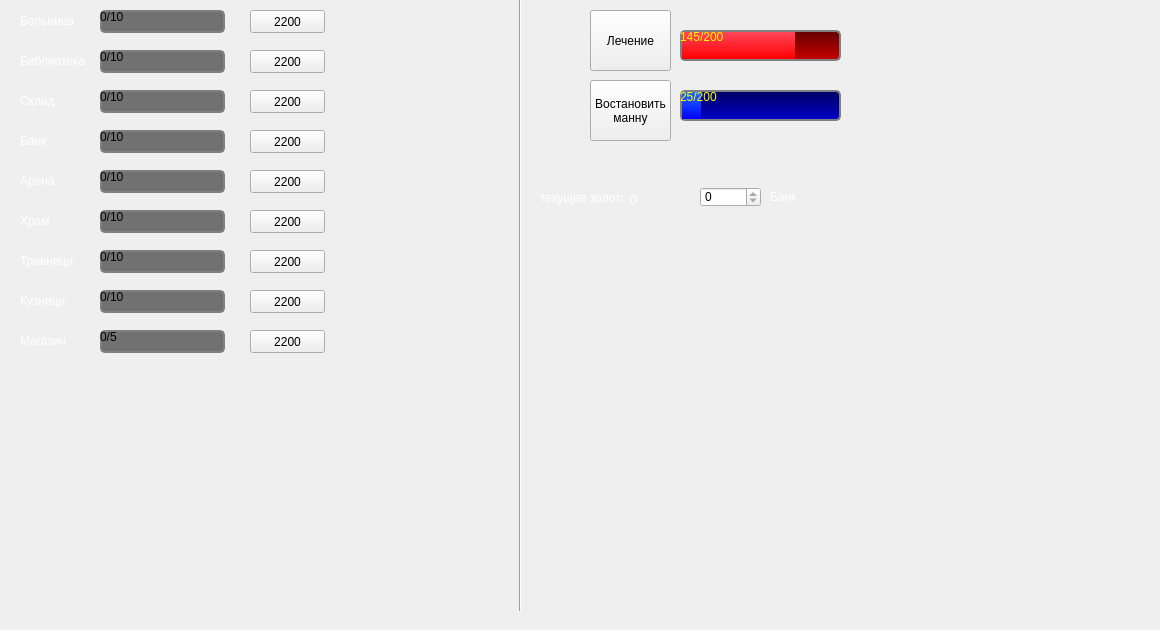
  <widget class="QWidget" name="tab_5">
   <attribute name="title">
    <string>Родовой поместье</string>
   </attribute>
   <widget class="QLabel" name="hospitalLabel">
    <property name="geometry">
     <rect>
      <x>20</x>
      <y>10</y>
      <width>61</width>
      <height>21</height>
     </rect>
    </property>
    <property name="styleSheet">
     <string notr="true">color: rgb(255, 255, 255);</string>
    </property>
    <property name="text">
     <string>Больница</string>
    </property>
   </widget>
   <widget class="QProgressBar" name="hospitalBar">
    <property name="geometry">
     <rect>
      <x>100</x>
      <y>10</y>
      <width>125</width>
      <height>23</height>
     </rect>
    </property>
    <property name="styleSheet">
     <string notr="true">QProgressBar {color: rgb(0, 0, 0); background-color:  rgb(113, 113, 113); border: 2px solid grey; border-radius: 5px;} 


QProgressBar::chunk {background-color:rgb(255, 255, 255) ;width: 10px;margin: 0.5px;}

</string>
    </property>
    <property name="maximum">
     <number>10</number>
    </property>
    <property name="value">
     <number>0</number>
    </property>
    <property name="format">
     <string>%v/%m</string>
    </property>
   </widget>
   <widget class="QPushButton" name="hospitalButton">
    <property name="geometry">
     <rect>
      <x>250</x>
      <y>10</y>
      <width>75</width>
      <height>23</height>
     </rect>
    </property>
    <property name="text">
     <string>2200</string>
    </property>
   </widget>
   <widget class="QProgressBar" name="libraryBar">
    <property name="geometry">
     <rect>
      <x>100</x>
      <y>50</y>
      <width>125</width>
      <height>23</height>
     </rect>
    </property>
    <property name="styleSheet">
     <string notr="true">QProgressBar {color: rgb(0, 0, 0); background-color:  rgb(113, 113, 113); border: 2px solid grey; border-radius: 5px;} 


QProgressBar::chunk {background-color:rgb(255, 255, 255) ;width: 10px;margin: 0.5px;}

</string>
    </property>
    <property name="maximum">
     <number>10</number>
    </property>
    <property name="value">
     <number>0</number>
    </property>
    <property name="format">
     <string>%v/%m</string>
    </property>
   </widget>
   <widget class="QPushButton" name="libraryButton">
    <property name="geometry">
     <rect>
      <x>250</x>
      <y>50</y>
      <width>75</width>
      <height>23</height>
     </rect>
    </property>
    <property name="text">
     <string>2200</string>
    </property>
   </widget>
   <widget class="QLabel" name="libraryLabel">
    <property name="geometry">
     <rect>
      <x>20</x>
      <y>50</y>
      <width>71</width>
      <height>21</height>
     </rect>
    </property>
    <property name="styleSheet">
     <string notr="true">color: rgb(255, 255, 255);</string>
    </property>
    <property name="text">
     <string>Библиотека</string>
    </property>
   </widget>
   <widget class="QProgressBar" name="stockBar">
    <property name="geometry">
     <rect>
      <x>100</x>
      <y>90</y>
      <width>125</width>
      <height>23</height>
     </rect>
    </property>
    <property name="styleSheet">
     <string notr="true">QProgressBar {color: rgb(0, 0, 0); background-color:  rgb(113, 113, 113); border: 2px solid grey; border-radius: 5px;} 


QProgressBar::chunk {background-color:rgb(255, 255, 255) ;width: 10px;margin: 0.5px;}

</string>
    </property>
    <property name="maximum">
     <number>10</number>
    </property>
    <property name="value">
     <number>0</number>
    </property>
    <property name="format">
     <string>%v/%m</string>
    </property>
   </widget>
   <widget class="QPushButton" name="warehouseButton">
    <property name="geometry">
     <rect>
      <x>250</x>
      <y>90</y>
      <width>75</width>
      <height>23</height>
     </rect>
    </property>
    <property name="text">
     <string>2200</string>
    </property>
   </widget>
   <widget class="QLabel" name="stockLabel">
    <property name="geometry">
     <rect>
      <x>20</x>
      <y>90</y>
      <width>61</width>
      <height>21</height>
     </rect>
    </property>
    <property name="styleSheet">
     <string notr="true">color: rgb(255, 255, 255);</string>
    </property>
    <property name="text">
     <string>Склад</string>
    </property>
   </widget>
   <widget class="QProgressBar" name="bankBar">
    <property name="geometry">
     <rect>
      <x>100</x>
      <y>130</y>
      <width>125</width>
      <height>23</height>
     </rect>
    </property>
    <property name="styleSheet">
     <string notr="true">QProgressBar {color: rgb(0, 0, 0); background-color:  rgb(113, 113, 113); border: 2px solid grey; border-radius: 5px;} 


QProgressBar::chunk {background-color:rgb(255, 255, 255) ;width: 10px;margin: 0.5px;}

</string>
    </property>
    <property name="maximum">
     <number>10</number>
    </property>
    <property name="value">
     <number>0</number>
    </property>
    <property name="format">
     <string>%v/%m</string>
    </property>
   </widget>
   <widget class="QPushButton" name="bankButton">
    <property name="geometry">
     <rect>
      <x>250</x>
      <y>130</y>
      <width>75</width>
      <height>23</height>
     </rect>
    </property>
    <property name="text">
     <string>2200</string>
    </property>
   </widget>
   <widget class="QLabel" name="bankLabel">
    <property name="geometry">
     <rect>
      <x>20</x>
      <y>130</y>
      <width>61</width>
      <height>21</height>
     </rect>
    </property>
    <property name="styleSheet">
     <string notr="true">color: rgb(255, 255, 255);</string>
    </property>
    <property name="text">
     <string>Банк</string>
    </property>
   </widget>
   <widget class="QProgressBar" name="arenaBar">
    <property name="geometry">
     <rect>
      <x>100</x>
      <y>170</y>
      <width>125</width>
      <height>23</height>
     </rect>
    </property>
    <property name="styleSheet">
     <string notr="true">QProgressBar {color: rgb(0, 0, 0); background-color:  rgb(113, 113, 113); border: 2px solid grey; border-radius: 5px;} 


QProgressBar::chunk {background-color:rgb(255, 255, 255) ;width: 10px;margin: 0.5px;}

</string>
    </property>
    <property name="maximum">
     <number>10</number>
    </property>
    <property name="value">
     <number>0</number>
    </property>
    <property name="format">
     <string>%v/%m</string>
    </property>
   </widget>
   <widget class="QPushButton" name="arenaButton">
    <property name="geometry">
     <rect>
      <x>250</x>
      <y>170</y>
      <width>75</width>
      <height>23</height>
     </rect>
    </property>
    <property name="text">
     <string>2200</string>
    </property>
   </widget>
   <widget class="QLabel" name="arenaLabel">
    <property name="geometry">
     <rect>
      <x>20</x>
      <y>170</y>
      <width>61</width>
      <height>21</height>
     </rect>
    </property>
    <property name="styleSheet">
     <string notr="true">color: rgb(255, 255, 255);</string>
    </property>
    <property name="text">
     <string>Арена</string>
    </property>
   </widget>
   <widget class="QProgressBar" name="templeBar">
    <property name="geometry">
     <rect>
      <x>100</x>
      <y>210</y>
      <width>125</width>
      <height>23</height>
     </rect>
    </property>
    <property name="styleSheet">
     <string notr="true">QProgressBar {color: rgb(0, 0, 0); background-color:  rgb(113, 113, 113); border: 2px solid grey; border-radius: 5px;} 


QProgressBar::chunk {background-color:rgb(255, 255, 255) ;width: 10px;margin: 0.5px;}

</string>
    </property>
    <property name="maximum">
     <number>10</number>
    </property>
    <property name="value">
     <number>0</number>
    </property>
    <property name="format">
     <string>%v/%m</string>
    </property>
   </widget>
   <widget class="QPushButton" name="templeButton">
    <property name="geometry">
     <rect>
      <x>250</x>
      <y>210</y>
      <width>75</width>
      <height>23</height>
     </rect>
    </property>
    <property name="text">
     <string>2200</string>
    </property>
   </widget>
   <widget class="QLabel" name="tampleLabel">
    <property name="geometry">
     <rect>
      <x>20</x>
      <y>210</y>
      <width>61</width>
      <height>21</height>
     </rect>
    </property>
    <property name="styleSheet">
     <string notr="true">color: rgb(255, 255, 255);</string>
    </property>
    <property name="text">
     <string>Храм</string>
    </property>
   </widget>
   <widget class="QProgressBar" name="herbalistBar">
    <property name="geometry">
     <rect>
      <x>100</x>
      <y>250</y>
      <width>125</width>
      <height>23</height>
     </rect>
    </property>
    <property name="styleSheet">
     <string notr="true">QProgressBar {color: rgb(0, 0, 0); background-color:  rgb(113, 113, 113); border: 2px solid grey; border-radius: 5px;} 


QProgressBar::chunk {background-color:rgb(255, 255, 255) ;width: 10px;margin: 0.5px;}

</string>
    </property>
    <property name="maximum">
     <number>10</number>
    </property>
    <property name="value">
     <number>0</number>
    </property>
    <property name="format">
     <string>%v/%m</string>
    </property>
   </widget>
   <widget class="QPushButton" name="herbalistButton">
    <property name="geometry">
     <rect>
      <x>250</x>
      <y>250</y>
      <width>75</width>
      <height>23</height>
     </rect>
    </property>
    <property name="text">
     <string>2200</string>
    </property>
   </widget>
   <widget class="QLabel" name="herbalistLabel">
    <property name="geometry">
     <rect>
      <x>20</x>
      <y>250</y>
      <width>61</width>
      <height>21</height>
     </rect>
    </property>
    <property name="styleSheet">
     <string notr="true">color: rgb(255, 255, 255);</string>
    </property>
    <property name="text">
     <string>Травница</string>
    </property>
   </widget>
   <widget class="QProgressBar" name="forgeBar">
    <property name="geometry">
     <rect>
      <x>100</x>
      <y>290</y>
      <width>125</width>
      <height>23</height>
     </rect>
    </property>
    <property name="styleSheet">
     <string notr="true">QProgressBar {color: rgb(0, 0, 0); background-color:  rgb(113, 113, 113); border: 2px solid grey; border-radius: 5px;} 


QProgressBar::chunk {background-color:rgb(255, 255, 255) ;width: 10px;margin: 0.5px;}

</string>
    </property>
    <property name="maximum">
     <number>10</number>
    </property>
    <property name="value">
     <number>0</number>
    </property>
    <property name="format">
     <string>%v/%m</string>
    </property>
   </widget>
   <widget class="QPushButton" name="forgeButton">
    <property name="geometry">
     <rect>
      <x>250</x>
      <y>290</y>
      <width>75</width>
      <height>23</height>
     </rect>
    </property>
    <property name="text">
     <string>2200</string>
    </property>
   </widget>
   <widget class="QLabel" name="forgeLabel">
    <property name="geometry">
     <rect>
      <x>20</x>
      <y>290</y>
      <width>61</width>
      <height>21</height>
     </rect>
    </property>
    <property name="styleSheet">
     <string notr="true">color: rgb(255, 255, 255);</string>
    </property>
    <property name="text">
     <string>Кузница</string>
    </property>
   </widget>
   <widget class="QLabel" name="label_2">
    <property name="geometry">
     <rect>
      <x>0</x>
      <y>-10</y>
      <width>1151</width>
      <height>601</height>
     </rect>
    </property>
    <property name="text">
     <string/>
    </property>
    <property name="pixmap">
     <pixmap>image/background/city background.jpg</pixmap>
    </property>
    <property name="scaledContents">
     <bool>true</bool>
    </property>
   </widget>
   <widget class="Line" name="line">
    <property name="geometry">
     <rect>
      <x>510</x>
      <y>-10</y>
      <width>20</width>
      <height>621</height>
     </rect>
    </property>
    <property name="orientation">
     <enum>Qt::Vertical</enum>
    </property>
   </widget>
   <widget class="QPushButton" name="healButton">
    <property name="geometry">
     <rect>
      <x>590</x>
      <y>10</y>
      <width>81</width>
      <height>61</height>
     </rect>
    </property>
    <property name="text">
     <string>Лечение</string>
    </property>
   </widget>
   <widget class="QPushButton" name="manaButton">
    <property name="geometry">
     <rect>
      <x>590</x>
      <y>80</y>
      <width>81</width>
      <height>61</height>
     </rect>
    </property>
    <property name="text">
     <string>Востановить 
манну</string>
    </property>
   </widget>
   <widget class="QProgressBar" name="hpBar">
    <property name="geometry">
     <rect>
      <x>680</x>
      <y>30</y>
      <width>161</width>
      <height>31</height>
     </rect>
    </property>
    <property name="styleSheet">
     <string notr="true">QProgressBar {color: rgb(255, 255, 0); background-color: qlineargradient(x1: 0, y1: 0, x2: 0, y2: 1, stop: 0 rgba(100,0,0,255), stop: 1 rgba(200,0,0,255)); border: 2px solid grey; border-radius: 5px;} 
QProgressBar::chunk {background-color: qlineargradient(x1: 0, y1: 0, x2: 0, y2: 1, stop: 0 rgba(255,70,90,255), stop: 1 rgba(255,0,0,255));}
</string>
    </property>
    <property name="maximum">
     <number>200</number>
    </property>
    <property name="value">
     <number>145</number>
    </property>
    <property name="textVisible">
     <bool>true</bool>
    </property>
    <property name="orientation">
     <enum>Qt::Horizontal</enum>
    </property>
    <property name="invertedAppearance">
     <bool>false</bool>
    </property>
    <property name="textDirection">
     <enum>QProgressBar::TopToBottom</enum>
    </property>
    <property name="format">
     <string comment="123123">%v/%m</string>
    </property>
   </widget>
   <widget class="QProgressBar" name="mpBar">
    <property name="geometry">
     <rect>
      <x>680</x>
      <y>90</y>
      <width>161</width>
      <height>31</height>
     </rect>
    </property>
    <property name="styleSheet">
     <string notr="true">QProgressBar {color: rgb(255, 255, 0); background-color: qlineargradient(x1: 0, y1: 0, x2: 0, y2: 1, stop: 0 rgba(0,0,100,255), stop: 1 rgba(0,0,200,255)); border: 2px solid grey; border-radius: 5px;} 
QProgressBar::chunk {background-color: qlineargradient(x1: 0, y1: 0, x2: 0, y2: 1, stop: 0 rgba(33,111,255,255), stop: 1 rgba(0,0,255,255));}
</string>
    </property>
    <property name="maximum">
     <number>200</number>
    </property>
    <property name="value">
     <number>25</number>
    </property>
    <property name="textVisible">
     <bool>true</bool>
    </property>
    <property name="orientation">
     <enum>Qt::Horizontal</enum>
    </property>
    <property name="invertedAppearance">
     <bool>false</bool>
    </property>
    <property name="textDirection">
     <enum>QProgressBar::TopToBottom</enum>
    </property>
    <property name="format">
     <string comment="123123">%v/%m</string>
    </property>
   </widget>
   <widget class="QLabel" name="storeLabel">
    <property name="geometry">
     <rect>
      <x>20</x>
      <y>330</y>
      <width>61</width>
      <height>21</height>
     </rect>
    </property>
    <property name="styleSheet">
     <string notr="true">color: rgb(255, 255, 255);</string>
    </property>
    <property name="text">
     <string>Магазин</string>
    </property>
   </widget>
   <widget class="QProgressBar" name="storeBar">
    <property name="geometry">
     <rect>
      <x>100</x>
      <y>330</y>
      <width>125</width>
      <height>23</height>
     </rect>
    </property>
    <property name="styleSheet">
     <string notr="true">QProgressBar {color: rgb(0, 0, 0); background-color:  rgb(113, 113, 113); border: 2px solid grey; border-radius: 5px;} 


QProgressBar::chunk {background-color:rgb(255, 255, 255) ;width: 10px;margin: 0.5px;}

</string>
    </property>
    <property name="minimum">
     <number>0</number>
    </property>
    <property name="maximum">
     <number>5</number>
    </property>
    <property name="value">
     <number>0</number>
    </property>
    <property name="format">
     <string>%v/%m</string>
    </property>
   </widget>
   <widget class="QPushButton" name="storeButton">
    <property name="geometry">
     <rect>
      <x>250</x>
      <y>330</y>
      <width>75</width>
      <height>23</height>
     </rect>
    </property>
    <property name="text">
     <string>2200</string>
    </property>
   </widget>
   <widget class="QSpinBox" name="bankBox">
    <property name="geometry">
     <rect>
      <x>700</x>
      <y>187</y>
      <width>61</width>
      <height>20</height>
     </rect>
    </property>
    <property name="maximum">
     <number>0</number>
    </property>
    <property name="singleStep">
     <number>1</number>
    </property>
    <property name="value">
     <number>0</number>
    </property>
   </widget>
   <widget class="QLabel" name="label_12">
    <property name="geometry">
     <rect>
      <x>540</x>
      <y>190</y>
      <width>83</width>
      <height>16</height>
     </rect>
    </property>
    <property name="styleSheet">
     <string notr="true">color: rgb(255, 255, 255);</string>
    </property>
    <property name="text">
     <string>текущее золото</string>
    </property>
   </widget>
   <widget class="QLabel" name="myGold">
    <property name="geometry">
     <rect>
      <x>630</x>
      <y>190</y>
      <width>71</width>
      <height>20</height>
     </rect>
    </property>
    <property name="styleSheet">
     <string notr="true">color: rgb(255, 255, 255);</string>
    </property>
    <property name="text">
     <string>0</string>
    </property>
   </widget>
   <widget class="QLabel" name="label_16">
    <property name="geometry">
     <rect>
      <x>770</x>
      <y>190</y>
      <width>47</width>
      <height>13</height>
     </rect>
    </property>
    <property name="styleSheet">
     <string notr="true">color: rgb(255, 255, 255);</string>
    </property>
    <property name="text">
     <string>Банк</string>
    </property>
   </widget>
   <zorder>label_2</zorder>
   <zorder>hospitalLabel</zorder>
   <zorder>hospitalBar</zorder>
   <zorder>hospitalButton</zorder>
   <zorder>libraryBar</zorder>
   <zorder>libraryButton</zorder>
   <zorder>libraryLabel</zorder>
   <zorder>stockBar</zorder>
   <zorder>warehouseButton</zorder>
   <zorder>stockLabel</zorder>
   <zorder>bankBar</zorder>
   <zorder>bankButton</zorder>
   <zorder>bankLabel</zorder>
   <zorder>arenaBar</zorder>
   <zorder>arenaButton</zorder>
   <zorder>arenaLabel</zorder>
   <zorder>templeBar</zorder>
   <zorder>templeButton</zorder>
   <zorder>tampleLabel</zorder>
   <zorder>herbalistBar</zorder>
   <zorder>herbalistButton</zorder>
   <zorder>herbalistLabel</zorder>
   <zorder>forgeBar</zorder>
   <zorder>forgeButton</zorder>
   <zorder>forgeLabel</zorder>
   <zorder>line</zorder>
   <zorder>healButton</zorder>
   <zorder>manaButton</zorder>
   <zorder>hpBar</zorder>
   <zorder>mpBar</zorder>
   <zorder>storeLabel</zorder>
   <zorder>storeBar</zorder>
   <zorder>storeButton</zorder>
   <zorder>bankBox</zorder>
   <zorder>myGold</zorder>
   <zorder>label_12</zorder>
   <zorder>label_16</zorder>
  </widget>
